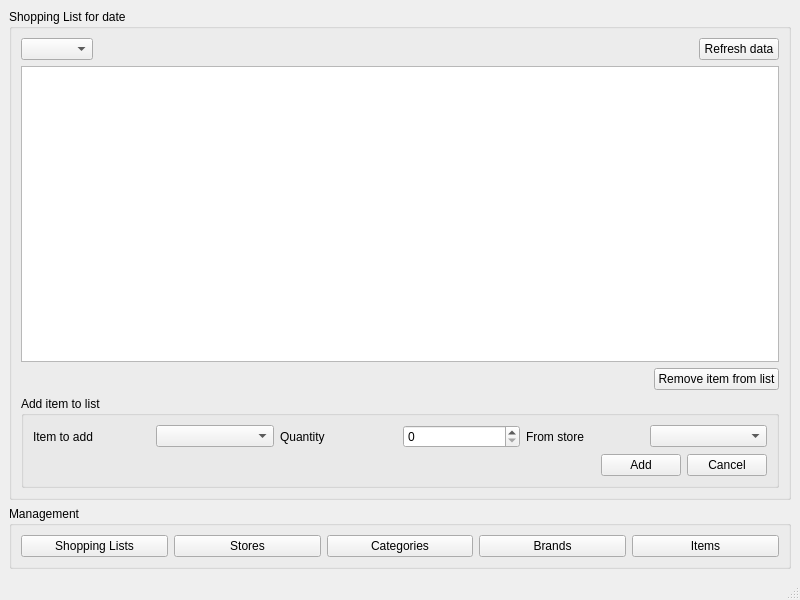
<?xml version="1.0" encoding="UTF-8"?>
<ui version="4.0">
 <class>MainWindow</class>
 <widget class="QMainWindow" name="MainWindow">
  <property name="geometry">
   <rect>
    <x>0</x>
    <y>0</y>
    <width>800</width>
    <height>600</height>
   </rect>
  </property>
  <property name="windowTitle">
   <string>Shopping List Generator</string>
  </property>
  <widget class="QWidget" name="centralwidget">
   <layout class="QVBoxLayout" name="verticalLayout">
    <item>
     <widget class="QGroupBox" name="groupBox">
      <property name="title">
       <string>Shopping List for date</string>
      </property>
      <layout class="QVBoxLayout" name="verticalLayout_2">
       <item>
        <layout class="QHBoxLayout" name="horizontalLayout_2">
         <item>
          <widget class="QComboBox" name="shoppinglistBox">
           <property name="statusTip">
            <string>Select the date to build the list.</string>
           </property>
          </widget>
         </item>
         <item>
          <spacer name="horizontalSpacer">
           <property name="orientation">
            <enum>Qt::Horizontal</enum>
           </property>
           <property name="sizeHint" stdset="0">
            <size>
             <width>40</width>
             <height>20</height>
            </size>
           </property>
          </spacer>
         </item>
         <item>
          <widget class="QPushButton" name="refreshButton">
           <property name="statusTip">
            <string>Click this if you make any changes in the 'Management' section!</string>
           </property>
           <property name="text">
            <string>Refresh data</string>
           </property>
          </widget>
         </item>
        </layout>
       </item>
       <item>
        <widget class="QTableView" name="itemlistView"/>
       </item>
       <item>
        <layout class="QHBoxLayout" name="horizontalLayout_5">
         <item>
          <spacer name="horizontalSpacer_3">
           <property name="orientation">
            <enum>Qt::Horizontal</enum>
           </property>
           <property name="sizeHint" stdset="0">
            <size>
             <width>40</width>
             <height>20</height>
            </size>
           </property>
          </spacer>
         </item>
         <item>
          <widget class="QPushButton" name="removeButton">
           <property name="text">
            <string>Remove item from list</string>
           </property>
          </widget>
         </item>
        </layout>
       </item>
       <item>
        <widget class="QGroupBox" name="groupBox_3">
         <property name="title">
          <string>Add item to list</string>
         </property>
         <layout class="QVBoxLayout" name="verticalLayout_3">
          <item>
           <layout class="QHBoxLayout" name="horizontalLayout_4">
            <item>
             <widget class="QLabel" name="label">
              <property name="text">
               <string>Item to add</string>
              </property>
             </widget>
            </item>
            <item>
             <widget class="QComboBox" name="itemBox"/>
            </item>
            <item>
             <widget class="QLabel" name="label_2">
              <property name="text">
               <string>Quantity</string>
              </property>
             </widget>
            </item>
            <item>
             <widget class="QSpinBox" name="quantityBox"/>
            </item>
            <item>
             <widget class="QLabel" name="label_3">
              <property name="text">
               <string>From store</string>
              </property>
             </widget>
            </item>
            <item>
             <widget class="QComboBox" name="storeBox"/>
            </item>
           </layout>
          </item>
          <item>
           <layout class="QHBoxLayout" name="horizontalLayout_3">
            <item>
             <spacer name="horizontalSpacer_2">
              <property name="orientation">
               <enum>Qt::Horizontal</enum>
              </property>
              <property name="sizeHint" stdset="0">
               <size>
                <width>40</width>
                <height>20</height>
               </size>
              </property>
             </spacer>
            </item>
            <item>
             <widget class="QPushButton" name="addButton">
              <property name="text">
               <string>Add</string>
              </property>
             </widget>
            </item>
            <item>
             <widget class="QPushButton" name="cancelButton">
              <property name="text">
               <string>Cancel</string>
              </property>
             </widget>
            </item>
           </layout>
          </item>
         </layout>
        </widget>
       </item>
      </layout>
     </widget>
    </item>
    <item>
     <widget class="QGroupBox" name="groupBox_2">
      <property name="title">
       <string>Management</string>
      </property>
      <layout class="QHBoxLayout" name="horizontalLayout">
       <item>
        <widget class="QPushButton" name="shoppinglistsButton">
         <property name="text">
          <string>Shopping Lists</string>
         </property>
        </widget>
       </item>
       <item>
        <widget class="QPushButton" name="storesButton">
         <property name="text">
          <string>Stores</string>
         </property>
        </widget>
       </item>
       <item>
        <widget class="QPushButton" name="categoriesButton">
         <property name="text">
          <string>Categories</string>
         </property>
        </widget>
       </item>
       <item>
        <widget class="QPushButton" name="brandsButton">
         <property name="text">
          <string>Brands</string>
         </property>
        </widget>
       </item>
       <item>
        <widget class="QPushButton" name="itemsButton">
         <property name="text">
          <string>Items</string>
         </property>
        </widget>
       </item>
      </layout>
     </widget>
    </item>
   </layout>
  </widget>
  <widget class="QMenuBar" name="menubar">
   <property name="geometry">
    <rect>
     <x>0</x>
     <y>0</y>
     <width>800</width>
     <height>23</height>
    </rect>
   </property>
  </widget>
  <widget class="QStatusBar" name="statusbar"/>
 </widget>
 <tabstops>
  <tabstop>shoppinglistBox</tabstop>
  <tabstop>refreshButton</tabstop>
  <tabstop>itemlistView</tabstop>
  <tabstop>removeButton</tabstop>
  <tabstop>itemBox</tabstop>
  <tabstop>quantityBox</tabstop>
  <tabstop>storeBox</tabstop>
  <tabstop>addButton</tabstop>
  <tabstop>cancelButton</tabstop>
  <tabstop>shoppinglistsButton</tabstop>
  <tabstop>storesButton</tabstop>
  <tabstop>categoriesButton</tabstop>
  <tabstop>brandsButton</tabstop>
  <tabstop>itemsButton</tabstop>
 </tabstops>
 <resources/>
 <connections/>
</ui>
